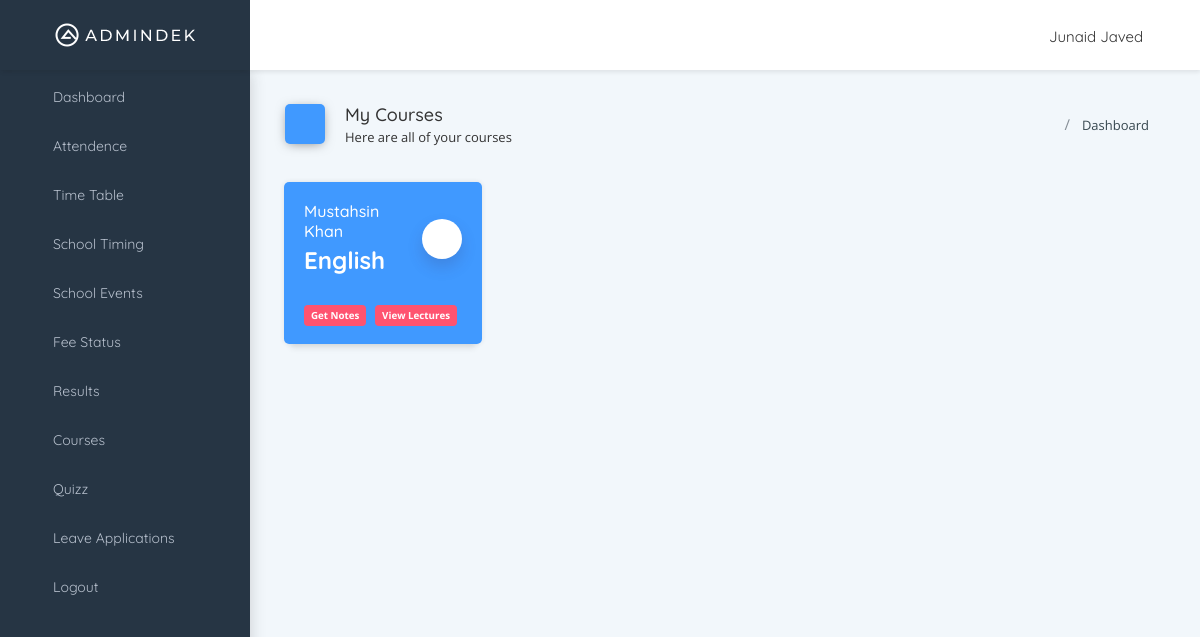
Screenshot of /courses/ (signed in) with the database file from the repository.
### users/models.py (models this page shows, shortened)
class User(AbstractBaseUser, PermissionsMixin):
    first_name = models.CharField(max_length=150)
    last_name = models.CharField(max_length=150)
    role = models.CharField(choices=ROLE_CHOICES,
                            max_length=15, default='Student')
    grade = models.ForeignKey(
        Grade, on_delete=models.SET_NULL, blank=True, null=True)
    created_date = models.DateTimeField(default=timezone.now)
    user_name = models.CharField(max_length=40, unique=True)
    email = models.EmailField(unique=True)
    is_staff = models.BooleanField(default=False)
    is_active = models.BooleanField(default=False)
    image = CloudinaryField('image', folder='avatars',
                            default=env('DEFAULT_AVATAR'))
    USERNAME_FIELD = 'user_name'
    REQUIRED_FIELDS = ['email', 'role', 'first_name', 'last_name', ]
    objects = CustomAccountManger()

### lessons/models.py (models this page shows, shortened)
class Course(models.Model):
    name = models.CharField(max_length=20)
    teacher = models.CharField(max_length=20)
    grade = models.ForeignKey(
        Grade, on_delete=models.CASCADE, null=True, blank=True)

### users/decorators.py (the view)
        def wrapper_func(request, *args, **kwargs):
            if not request.user.is_authenticated:
                return redirect('login')
            if request.user.role in roles:
                return view_func(request, *args, **kwargs)
            else:
                logout(request)
                return redirect('login')

### lessons/views.py (called while the page is built)
@allowed_only(roles=['Admin', 'Student'])
def courses_view(request):
    courses = Course.objects.filter(grade=request.user.grade)
    context = {'courses': courses, 'bread_title': 'My Courses',
               'bread_subtitle': "Here are all of your courses", 'bread_icon': 'book'}
    return render(request, 'lessons/courses.html', context)

### lessons/templates/lessons/courses.html
{% extends 'header.html' %} {% block title %}My Courses{% endblock %}
{% block breadcrumbs %} {% include 'breadcrumbs.html' %} {% endblock %}
{% block content %}
<div class="row">
  {% for course in courses %}
  <div class="col-xl-3 col-md-6">
    <div class="card prod-p-card card-blue">
      <div class="card-body">
        <div class="row align-items-center m-b-30">
          <div class="col">
            <h6 class="m-b-5 text-white">{{course.teacher}}</h6>
            <h3 class="m-b-0 f-w-700 text-white">{{course.name}}</h3>
          </div>
          <div class="col-auto">
            <i class="fas fa-book text-c-blue f-18"></i>
          </div>
        </div>
        <p class="m-b-0 text-white d-flex justify-content-between align-items-center">
          <a href="/{{course.name}}/notes/">
            <span class="label label-danger font-weight-bold">Get Notes</span>
          </a>
          <a href="/{{course.name}}/lectures/">
            <span class="label label-danger font-weight-bold">View Lectures</span>
          </a>
        </p>
      </div>
    </div>
  </div>
  {% endfor %}
</div>
{% endblock content %}

### templates/navbar.html (shortened to what this page needs)
{% load static %} {% load cloudinary %}
<nav class="navbar header-navbar pcoded-header">
  <div class="navbar-wrapper">
    <div class="navbar-logo">
      <a href="{% url 'home' %}">
        <img class="img-fluid" src="{% static 'images/logo.png' %}" alt="Theme-Logo" />
      </a>
      <a class="mobile-menu" id="mobile-collapse" href="#!">
        <i class="feather icon-menu icon-toggle-right"></i>
      </a>
    </div>
    <div class="navbar-container container-fluid">
      <ul class="nav-left">
        <li>
          <a href="#!" onclick="if (!window.__cfRLUnblockHandlers) return false; javascript:toggleFullScreen()" class="waves-effect waves-light" data-cf-modified-d8424a08d31b5b8b406fded2-="">
            <i class="full-screen feather icon-maximize"></i>
          </a>
        </li>
      </ul>
      <ul class="nav-right no-select d-flex align-items-center mt-1">
        <li class="user-profile header-notification">
          <div class="dropdown-primary dropdown">
            <div class="dropdown-toggle" data-toggle="dropdown">
              <span>{{request.user.first_name}} {{request.user.last_name}}</span>
              <i class="feather icon-chevron-down"></i>
            </div>
          </div>
        </li>
      </ul>
    </div>
  </div>
</nav>

### static/styles/feather.css (style rules this page uses)
.feather { font-family:feather!important;speak:none;font-style:normal;font-weight:400;font-variant:normal;text-transform:none;line-height:1;-webkit-font-smoothing:antialiased;-moz-osx-font-smoothing:grayscale }
.icon-chevron-down:before { content:"\e842" }
.icon-menu:before { content:"\e88f" }
.icon-toggle-right:before { content:"\e8d9" }
.icon-maximize:before { content:"\e908" }

### static/styles/widget.css (style rules this page uses)
.card-blue,.card-green,.card-red,.card-yellow { position:relative;overflow:hidden }
.card-blue:after,.card-green:after,.card-red:after,.card-yellow:after { content:"";position:absolute;top:0;left:0;width:100%;height:100%;z-index:1 }
.card-blue .card-block,.card-blue .card-block-big,.card-blue .card-block-small,.card-blue .card-body,.card-blue .card-footer,.card-blue .card-header,.card-green .card-block,.card-green .card-block-big,.card-green .card-block-small,.card-green .card-body,.card-green .card-footer,.card-green .card-header,.card-red .card-block,.card-red .card-block-big,.card-red .card-block-small,.card-red .card-body,.card-red .card-footer,.card-red .card-header,.card-yellow .card-block,.card-yellow .card-block-big,.card-yellow .card-block-small,.card-yellow .card-body,.card-yellow .card-footer,.card-yellow .card-header { position:relative;z-index:5 }
.card-blue::after { background:#4099ff }
.prod-p-card i { background-color:#fff;width:40px;height:40px;border-radius:50%;text-align:center;padding:11px 0;font-size:18px;-webkit-transition:all .3s ease-in-out;transition:all .3s ease-in-out;-webkit-box-shadow:0 8px 15px rgba(62,57,107,.2);box-shadow:0 8px 15px rgba(62,57,107,.2) }

### static/styles/custom.css (style rules this page uses)
.no-select { -webkit-user-select: none; -moz-user-select: none; -ms-user-select: none; user-select: none; }

### rows the page displays
User: user.first_name "Junaid", user.last_name "Javed"
Course: teacher "Mustahsin Khan", name "English"

### other values shown
{{ bread_title }} "My Courses"
{{ bread_subtitle }} "Here are all of your courses"
